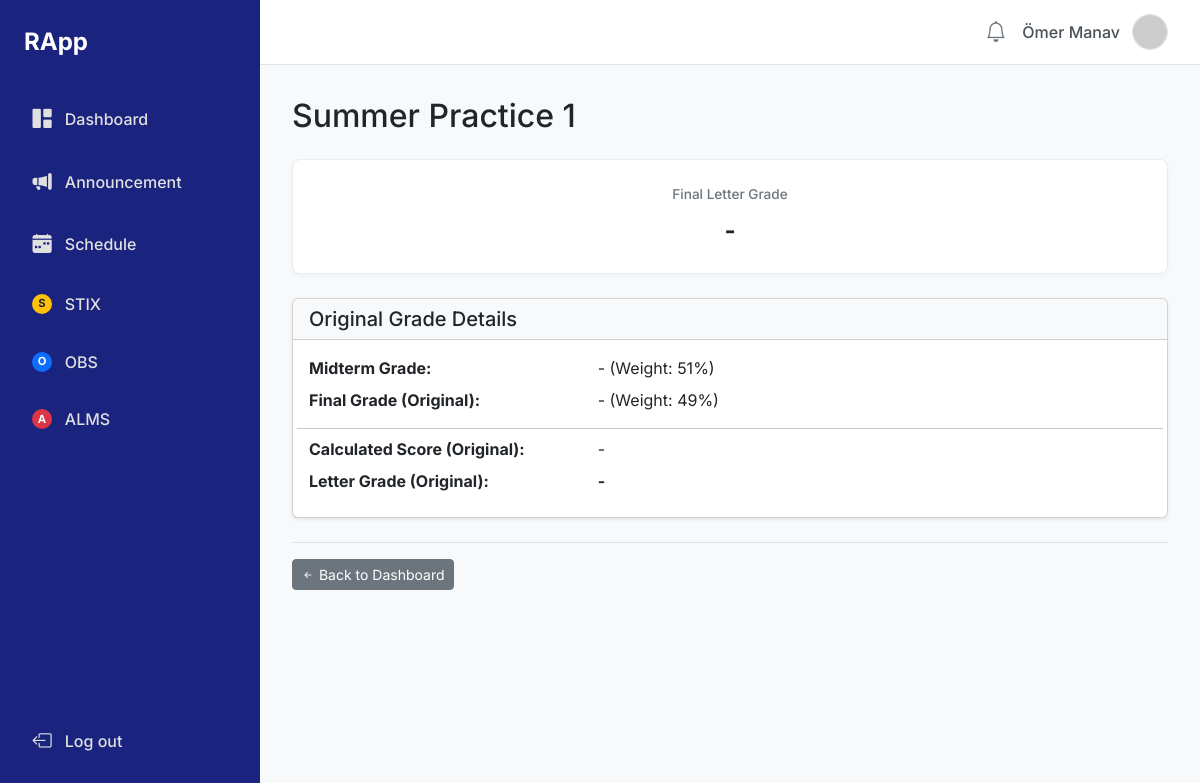
The app's page /student/course/4/ (signed in) with its own data.
### makeup_exam/models.py (models this page shows, shortened)
class Course(models.Model):
    course_code = models.CharField(max_length=10, unique=True, verbose_name="Course Code", help_text="CSE101")
    course_name = models.CharField(max_length=100, verbose_name="Course Name", help_text="Introduction to Computer Science")
    credits = models.PositiveIntegerField(default=3, verbose_name="Credits")
    teacher = models.ForeignKey(
        User,
        on_delete=models.SET_NULL,
        null=True,
        limit_choices_to={'profile__role': 'teacher'},
        related_name='taught_courses'
    )
    midterm_weight = models.PositiveSmallIntegerField(
        default=40,
        validators=[MinValueValidator(0), MaxValueValidator(100)]
    )
    final_weight = models.PositiveSmallIntegerField(
        default=60,
        validators=[MinValueValidator(0), MaxValueValidator(100)]
    )

class Enrollment(models.Model):
    student = models.ForeignKey(
        User,
        on_delete=models.CASCADE,
        limit_choices_to={'profile__role': 'student'}
    )
    course = models.ForeignKey(Course, on_delete=models.CASCADE)
    midterm_grade = models.PositiveSmallIntegerField(
        null=True, blank=True,
        validators=[MinValueValidator(0), MaxValueValidator(100)]
    )
    final_grade = models.PositiveSmallIntegerField(
        null=True, blank=True,
        validators=[MinValueValidator(0), MaxValueValidator(100)]
    )
    applied_for_makeup = models.BooleanField(default=False)
    class Meta:
        unique_together = ('student', 'course')
    def calculate_final_score(self):
        if self.midterm_grade is not None and self.final_grade is not None:
            score = (self.midterm_grade * self.course.midterm_weight / 100.0) + \
                    (self.final_grade * self.course.final_weight / 100.0)
            return round(score)
        return None
    def get_letter_grade(self):
        score = self.calculate_final_score()
        if score is None:
            return '-'
    def is_eligible_for_makeup(self):
        letter_grade = self.get_letter_grade()
        return letter_grade in ['DC', 'FF']

### makeup_exam/views.py (the view)
# urls.py: path('student/course/<int:enrollment_id>/', views.student_course_detail, name='student_course_detail'),
@login_required(login_url='login_selection')
def student_course_detail(request, enrollment_id):
    if not user_is_role(request.user, 'student'):
        messages.error(request, "Bu sayfaya erişim yetkiniz yok.")
        auth_logout(request)
        return redirect('login_selection')
    enrollment = get_object_or_404(Enrollment, id=enrollment_id, student=request.user)
    context = {
        'enrollment': enrollment,
        'course': enrollment.course,
        'page_title': enrollment.course.course_name
    }
    return render(request, 'makeup_exam/student/student_course_detail.html', context)

### makeup_exam/views.py (called while the page is built)
def user_is_role(user, role_name):
    try:
        return user.is_authenticated and user.profile.role == role_name
    except Profile.DoesNotExist:
        return False

### makeup_exam/templates/makeup_exam/student/student_course_detail.html (shortened to what this page needs)
{% extends 'makeup_exam/base.html' %}
{% block page_title %}{{ page_title }}{% endblock %}
{% block content %}
    <div class="grade-summary mb-4">
        <div class="grade-item">
            <span class="grade-label">Final Letter Grade</span>
            {% if enrollment.resit_grade_entry and enrollment.resit_grade_entry.grade is not None %}
                {% with new_grade=enrollment.resit_grade_entry.get_new_letter_grade_with_resit %}
                    <span class="grade-value grade-{{ new_grade|lower }}">
                        {{ new_grade }}
                    </span>
                    <small class="d-block text-muted">(After Resit)</small>
                {% endwith %}
            {% else %}
                <span class="grade-value grade-{{ enrollment.get_letter_grade|lower }}">
                    {{ enrollment.get_letter_grade }}
                </span>
            {% endif %}
        </div>
    </div>
     <div class="card shadow-sm mb-4">
        <div class="card-header bg-light">
           <h5 class="mb-0">Original Grade Details</h5>
        </div>
        <div class="card-body">
             <dl class="row mb-0">
                <dt class="col-sm-4">Midterm Grade:</dt>
                <dd class="col-sm-8">{{ enrollment.midterm_grade|default:"-" }} (Weight: {{ course.midterm_weight }}%)</dd>
                <dt class="col-sm-4">Final Grade (Original):</dt>
                <dd class="col-sm-8">{{ enrollment.final_grade|default:"-" }} (Weight: {{ course.final_weight }}%)</dd>
                <hr class="my-2">
                <dt class="col-sm-4">Calculated Score (Original):</dt>
                <dd class="col-sm-8">{{ enrollment.calculate_final_score|default:"-" }}</dd>
                <dt class="col-sm-4">Letter Grade (Original):</dt>
                <dd class="col-sm-8">
                    <strong class="grade-value grade-{{ enrollment.get_letter_grade|lower }}">
                        {{ enrollment.get_letter_grade }}
                    </strong>
                </dd>
            </dl>
        </div>
    </div>
    <div class="mt-4 pt-3 border-top">
         <a href="{% url 'student_dashboard' %}" class="btn btn-secondary btn-sm">
             <i class="bi bi-arrow-left-short"></i> Back to Dashboard
         </a>
     </div>
{% endblock %}

### makeup_exam/templates/makeup_exam/base.html (shortened to what this page needs)
<!DOCTYPE html>
<html lang="tr">
<head>
    <link href="https://cdn.jsdelivr.net/npm/bootstrap@5.3.0/dist/css/bootstrap.min.css" rel="stylesheet">
    <link rel="stylesheet" href="https://cdn.jsdelivr.net/npm/bootstrap-icons@1.10.0/font/bootstrap-icons.css">
</head>
<body>
    <div class="sidebar">
        <div class="sidebar-header">RApp</div>
        <ul class="nav flex-column">
            <li class="nav-item">
                <a class="nav-link {% if 'dashboard' in request.resolver_match.url_name %}active{% endif %}"
                   href="{% if user.profile.role == 'student' %}{% url 'student_dashboard' %}{% elif user.profile.role == 'teacher' %}{% url 'teacher_dashboard' %}{% elif user.profile.role == 'faculty' %}{% url 'faculty_dashboard' %}{% else %}#{% endif %}">
                    <i class="bi bi-grid-1x2-fill"></i> Dashboard
                </a>
            </li>
            {% if user.profile.role == 'student' or user.profile.role == 'teacher' %}
            <li class="nav-item">
                <a class="nav-link {% if 'announcements' in request.resolver_match.url_name %}active{% endif %}"
                   href="{% if user.profile.role == 'student' %}{% url 'student_announcements' %}{% elif user.profile.role == 'teacher' %}{% url 'teacher_announcements' %}{% endif %}">
                    <i class="bi bi-megaphone-fill"></i> Announcement
                </a>
            </li>
            {% endif %}
             {% if user.profile.role == 'student' or user.profile.role == 'teacher' %}
            <li class="nav-item">
                <a class="nav-link {% if 'schedule' in request.resolver_match.url_name %}active{% endif %}"
                   href="{% if user.profile.role == 'student' %}{% url 'student_schedule' %}{% elif user.profile.role == 'teacher' %}{% url 'teacher_schedule' %}{% endif %}">
                    <i class="bi bi-calendar-week-fill"></i> Schedule
                </a>
            </li>
            {% endif %}
            <li class="nav-item">
                <a class="nav-link {% if request.resolver_match.url_name == 'stix_page' %}active{% endif %}" href="{% url 'stix_page' %}">
                    <span class="badge bg-warning text-dark">S</span> STIX
                </a>
            </li>
            <li class="nav-item">
                <a class="nav-link {% if request.resolver_match.url_name == 'obs_page' %}active{% endif %}" href="{% url 'obs_page' %}">
                    <span class="badge bg-primary">O</span> OBS
                </a>
            </li>
            <li class="nav-item">
                <a class="nav-link {% if request.resolver_match.url_name == 'alms_page' %}active{% endif %}" href="{% url 'alms_page' %}">
                    <span class="badge bg-danger">A</span> ALMS
                </a>
            </li>
        </ul>
        <a href="{% url 'logout' %}" class="nav-link logout-link mt-auto">
            <i class="bi bi-box-arrow-left"></i> Log out
        </a>
    </div>
    <div class="main-content">
         <nav class="top-navbar">
            <div class="user-info">
                 <i class="bi bi-bell"></i>
                 <span class="user-name">{{ user.get_full_name|default:user.username }}</span>
                 <img src="https://placehold.co/36x36/adb5bd/ffffff?text={{ user.username.0|upper }}" alt="Profil Resmi">
            </div>
        </nav>
        <div class="content-area">
            <h2 class="mb-4">{% block page_title %}{% endblock %}</h2>
            {% block content %}
            {% endblock %}
        </div>
    </div>
</body>
</html>

### makeup_exam/templates/makeup_exam/base.html (style rules this page uses)
body { font-family: 'Inter', sans-serif; background-color: #f8f9fa; display: flex; min-height: 100vh; overflow-x: hidden; }
.sidebar { width: 260px; background-color: #1a237e; color: #fff; padding: 1.5rem 1rem; position: fixed; top: 0; bottom: 0; left: 0; z-index: 100; display: flex; flex-direction: column; }
.sidebar .sidebar-header { font-size: 1.5rem; font-weight: 700; margin-bottom: 2rem; padding-left: 0.5rem; }
.sidebar .nav-link { color: #e0e0e0; padding: 0.8rem 1rem; margin-bottom: 0.5rem; border-radius: 0.375rem; display: flex; align-items: center; font-weight: 500; transition: background-color 0.2s ease, color 0.2s ease; }
.sidebar .nav-link .bi { margin-right: 0.8rem; font-size: 1.2rem; width: 20px; text-align: center; }
.sidebar .nav-link .badge { width: 20px; height: 20px; border-radius: 50%; display: inline-flex; justify-content: center; align-items: center; font-size: 0.7rem; font-weight: bold; margin-right: 0.8rem; }
.sidebar .logout-link { margin-top: auto; }
.main-content { margin-left: 260px; padding: 0; width: calc(100% - 260px); flex-grow: 1; }
.top-navbar { background-color: #fff; border-bottom: 1px solid #dee2e6; padding: 0.75rem 2rem; height: 65px; display: flex; justify-content: flex-end; align-items: center; }
.top-navbar .user-info { display: flex; align-items: center; color: #495057; }
.top-navbar .user-info .bi-bell { font-size: 1.3rem; margin-right: 1rem; color: #6c757d; cursor: pointer; }
.top-navbar .user-info .user-name { font-weight: 500; margin-right: 0.75rem; }
.top-navbar .user-info img { width: 36px; height: 36px; border-radius: 50%; object-fit: cover; border: 1px solid #dee2e6; }
.content-area { padding: 2rem; }
.grade-summary { display: flex; justify-content: space-around; text-align: center; background-color: #fff; padding: 1.5rem 1rem; border-radius: 0.5rem; border: 1px solid #e9ecef; box-shadow: 0 2px 4px rgba(0,0,0,0.03); margin-bottom: 2rem; }
.grade-summary .grade-item { flex: 1; }
.grade-summary .grade-item .grade-label { font-size: 0.85rem; color: #6c757d; margin-bottom: 0.5rem; display: block; font-weight: 500; }
.grade-summary .grade-item .grade-value { font-size: 1.5rem; font-weight: 700; color: #212529; }

### records on screen
Course: course_name "Summer Practice 1", midterm_weight "51", final_weight "49"
Enrollment: get_letter_grade "-", midterm_grade "-", final_grade "-", calculate_final_score "-"

### other values on screen
{{ user.get_full_name|default:user.username }} "Ömer Manav"
